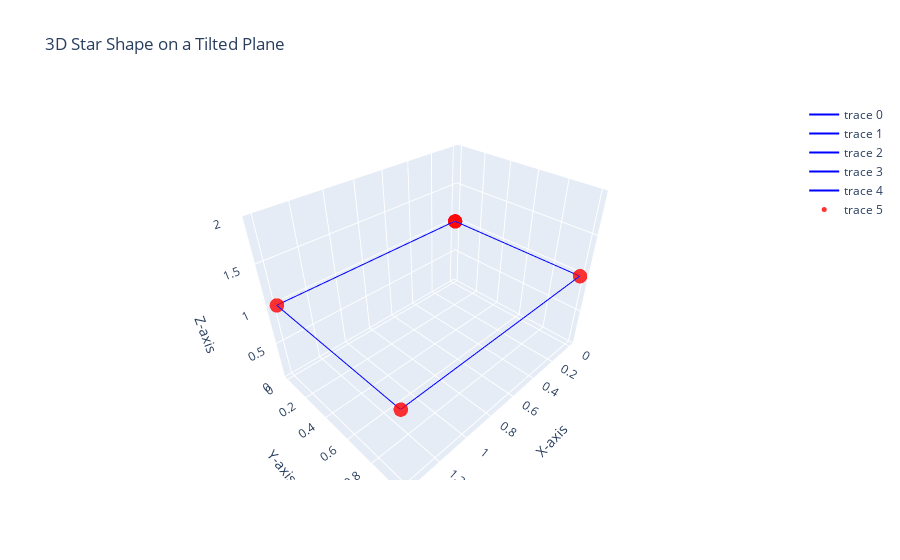

The notebook cell saved with this chart:
### Code cell
print_boundary_dirichlet(path=csv_dir + boundary_csv)

### Figure 1 — Plotly figure (JSON) as saved in the notebook; plotly's stock layout.template omitted (floating-point values rounded to 4 significant figures)
{"data": [{"line": {"color": "blue", "width": 2}, "mode": "lines", "type": "scatter3d", "x": [0, 1.4], "y": [0, 0], "z": [1, 1]}, {"line": {"color": "blue", "width": 2}, "mode": "lines", "type": "scatter3d", "x": [1.4, 1.4], "y": [0, 1], "z": [1, 1]}, {"line": {"color": "blue", "width": 2}, "mode": "lines", "type": "scatter3d", "x": [1.4, 0], "y": [1, 1], "z": [1, 1]}, {"line": {"color": "blue", "width": 2}, "mode": "lines", "type": "scatter3d", "x": [0, 0], "y": [1, 0], "z": [1, 1]}, {"line": {"color": "blue", "width": 2}, "mode": "lines", "type": "scatter3d", "x": [0, 0], "y": [0, 0], "z": [1, 1]}, {"marker": {"color": "red", "opacity": 0.8, "size": 5}, "mode": "markers", "type": "scatter3d", "x": [0, 1.4, 1.4, 0, 0], "y": [0, 0, 1, 1, 0], "z": [1, 1, 1, 1, 1]}], "layout": {"scene": {"xaxis": {"title": {"text": "X-axis"}}, "yaxis": {"title": {"text": "Y-axis"}}, "zaxis": {"title": {"text": "Z-axis"}}}, "title": {"text": "3D Star Shape on a Tilted Plane"}}}
